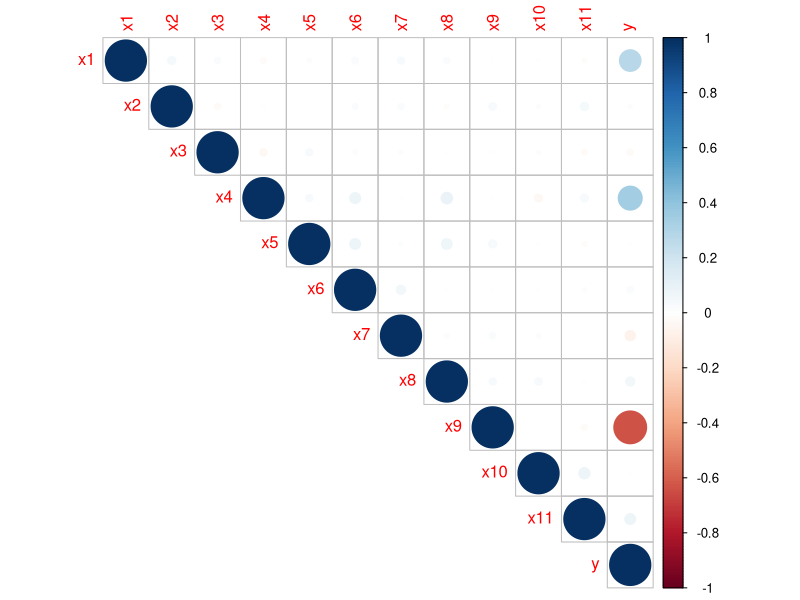
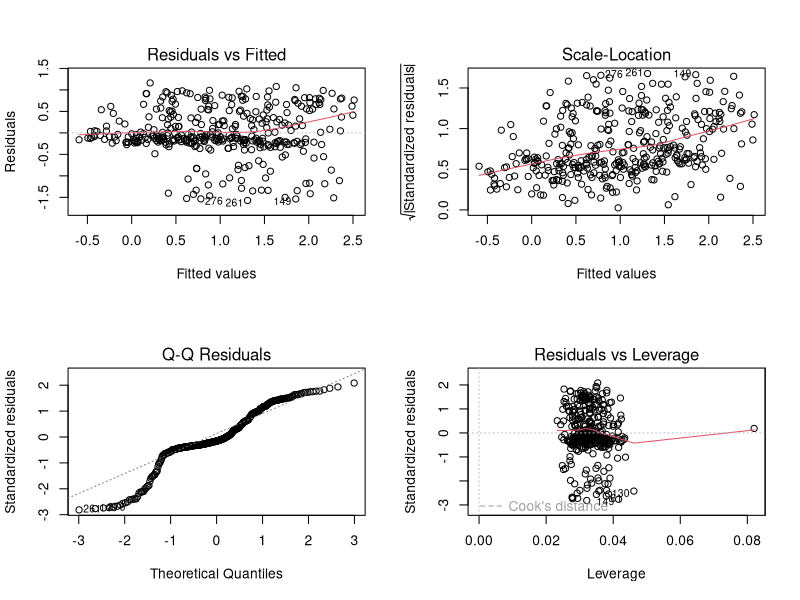

Here is the R script that generated these plots, in order:
## ---- chunk 1
knitr::opts_chunk$set(echo = TRUE)
## ---- chunk 2
library('lhs')
library(ggplot2)
library(corrplot)
## ---- chunk 3
s <- optimumLHS(90,11)
s
## ---- chunk 4
data <- read.table(file="exp.csv", sep=",", header=T)
data$y <- as.numeric(data$y)
names(data)
## ---- chunk 5
mat.cor=cor(data)
corrplot(mat.cor, type="upper")
## ---- chunk 6
cor.test(data$y, data$x1)
cor.test(data$y, data$x2)
cor.test(data$y, data$x3)
cor.test(data$y, data$x4)
cor.test(data$y, data$x5)
cor.test(data$y, data$x6)
cor.test(data$y, data$x7)
cor.test(data$y, data$x8)
cor.test(data$y, data$x9)
cor.test(data$y, data$x10)
cor.test(data$y, data$x11)
## ---- chunk 7
regm=lm(y~x1 + x2 + x3 + x4 + x5 + x6 + x7 + x8 + x9 + x10 + x11, data=data)
summary(regm)
anova(regm)
## ---- chunk 8
reg0 = lm(y ~ 1, data = data)
step(reg0, scope=y~x1 + x4 + x9, direction="forward")
## ---- chunk 9
par(mfcol=c(2,2))
plot(regm)
## ---- chunk 10
regp= lm(y ~ x1 + + x4 + x9 + I(x1^2) + I(x1^3) + I(x4^2) + I(x4^3) + I(x9^2) + I(x9^3), data=data)
summary(regp)
anova(regp)
## ---- chunk 11
regp= lm(y ~ x1 + + x4 + x9 + I(x1^2) + I(x1^3) + I(x4^2) + I(x4^3) + I(x9^2) + I(x9^3), data=data)
summary(regp)
anova(regp)
## ---- chunk 12
regp <- lm(y ~ poly(x1, x2, x3, x4, x5, x6, x7, x8, x9, x10, x11, degree=2), data=data)
summary(regp)
anova(regp)
## ---- chunk 13
reg0 = lm(y ~ 1, data = data)
step(reg0, scope=y~x1 + x4 + x9 + I(x1^2) + I(x1^3), direction="forward")
## ---- chunk 14
s <- optimumLHS(90,3)
s
